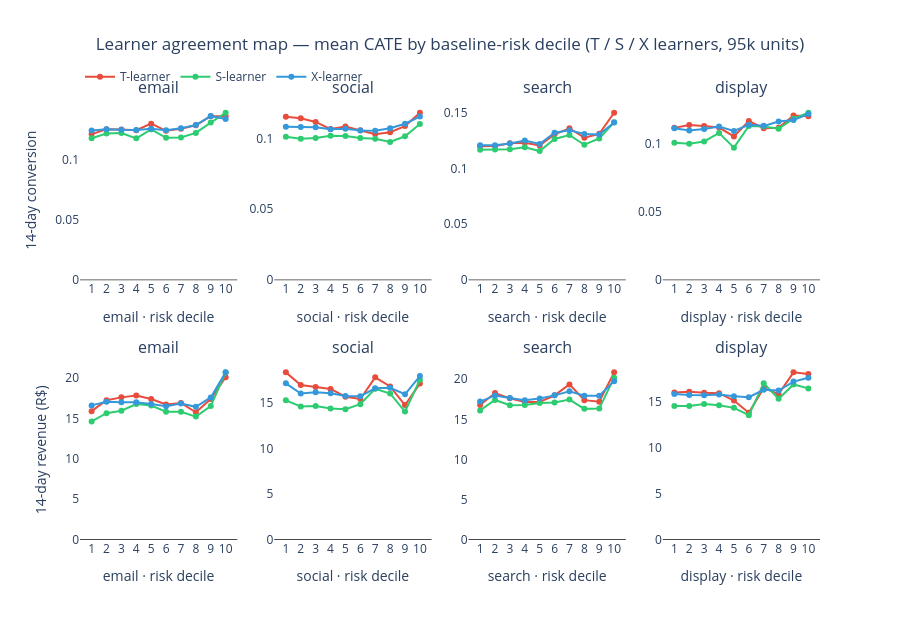

Here is the notebook cell this chart was saved with:
### Code cell
from src.causal.cate import render_agreement_map, render_cate_by_channel

fig, map_path = render_agreement_map(cate, agreement, cfg, FIGURES)
fig.show()
print("saved ->", map_path)

### Figure 1 — Plotly figure (JSON) as saved in the notebook; plotly's stock layout.template omitted (floating-point values rounded to 4 significant figures)
{"data": [{"hovertemplate": "email/erted_14d<br>T-learner<br>decile %{x} -> %{y:.4f}<extra></extra>", "legendgroup": "t", "line": {"color": "#e74c3c", "width": 2}, "marker": {"size": 6}, "mode": "lines+markers", "name": "T-learner", "showlegend": true, "type": "scatter", "x": [1, 2, 3, 4, 5, 6, 7, 8, 9, 10], "xaxis": "x", "y": [0.1209, 0.1249, 0.1246, 0.1242, 0.1296, 0.1236, 0.1252, 0.1283, 0.1358, 0.1356], "yaxis": "y"}, {"hovertemplate": "email/erted_14d<br>S-learner<br>decile %{x} -> %{y:.4f}<extra></extra>", "legendgroup": "s", "line": {"color": "#2ecc71", "width": 2}, "marker": {"size": 6}, "mode": "lines+markers", "name": "S-learner", "showlegend": true, "type": "scatter", "x": [1, 2, 3, 4, 5, 6, 7, 8, 9, 10], "xaxis": "x", "y": [0.1174, 0.1214, 0.1218, 0.1174, 0.1249, 0.1179, 0.1182, 0.1219, 0.1304, 0.1386], "yaxis": "y"}, {"hovertemplate": "email/erted_14d<br>X-learner<br>decile %{x} -> %{y:.4f}<extra></extra>", "legendgroup": "x", "line": {"color": "#3498db", "width": 2}, "marker": {"size": 6}, "mode": "lines+markers", "name": "X-learner", "showlegend": true, "type": "scatter", "x": [1, 2, 3, 4, 5, 6, 7, 8, 9, 10], "xaxis": "x", "y": [0.124, 0.1249, 0.1245, 0.1243, 0.1253, 0.1241, 0.1258, 0.1284, 0.1358, 0.1334], "yaxis": "y"}, {"hovertemplate": "social/erted_14d<br>T-learner<br>decile %{x} -> %{y:.4f}<extra></extra>", "legendgroup": "t", "line": {"color": "#e74c3c", "width": 2}, "marker": {"size": 6}, "mode": "lines+markers", "name": "T-learner", "showlegend": false, "type": "scatter", "x": [1, 2, 3, 4, 5, 6, 7, 8, 9, 10], "xaxis": "x2", "y": [0.1154, 0.1143, 0.1117, 0.1067, 0.1085, 0.1058, 0.1031, 0.1045, 0.1088, 0.1182], "yaxis": "y2"}, {"hovertemplate": "social/erted_14d<br>S-learner<br>decile %{x} -> %{y:.4f}<extra></extra>", "legendgroup": "s", "line": {"color": "#2ecc71", "width": 2}, "marker": {"size": 6}, "mode": "lines+markers", "name": "S-learner", "showlegend": false, "type": "scatter", "x": [1, 2, 3, 4, 5, 6, 7, 8, 9, 10], "xaxis": "x2", "y": [0.1013, 0.0999, 0.1003, 0.102, 0.1018, 0.1003, 0.09983, 0.09759, 0.1016, 0.1103], "yaxis": "y2"}, {"hovertemplate": "social/erted_14d<br>X-learner<br>decile %{x} -> %{y:.4f}<extra></extra>", "legendgroup": "x", "line": {"color": "#3498db", "width": 2}, "marker": {"size": 6}, "mode": "lines+markers", "name": "X-learner", "showlegend": false, "type": "scatter", "x": [1, 2, 3, 4, 5, 6, 7, 8, 9, 10], "xaxis": "x2", "y": [0.1084, 0.1082, 0.1079, 0.1065, 0.1069, 0.1058, 0.1055, 0.1073, 0.1104, 0.1155], "yaxis": "y2"}, {"hovertemplate": "search/erted_14d<br>T-learner<br>decile %{x} -> %{y:.4f}<extra></extra>", "legendgroup": "t", "line": {"color": "#e74c3c", "width": 2}, "marker": {"size": 6}, "mode": "lines+markers", "name": "T-learner", "showlegend": false, "type": "scatter", "x": [1, 2, 3, 4, 5, 6, 7, 8, 9, 10], "xaxis": "x3", "y": [0.1198, 0.1199, 0.1225, 0.1228, 0.1205, 0.1305, 0.1359, 0.1274, 0.1309, 0.1498], "yaxis": "y3"}, {"hovertemplate": "search/erted_14d<br>S-learner<br>decile %{x} -> %{y:.4f}<extra></extra>", "legendgroup": "s", "line": {"color": "#2ecc71", "width": 2}, "marker": {"size": 6}, "mode": "lines+markers", "name": "S-learner", "showlegend": false, "type": "scatter", "x": [1, 2, 3, 4, 5, 6, 7, 8, 9, 10], "xaxis": "x3", "y": [0.1166, 0.1169, 0.1172, 0.1189, 0.1155, 0.1262, 0.1298, 0.1211, 0.1267, 0.1412], "yaxis": "y3"}, {"hovertemplate": "search/erted_14d<br>X-learner<br>decile %{x} -> %{y:.4f}<extra></extra>", "legendgroup": "x", "line": {"color": "#3498db", "width": 2}, "marker": {"size": 6}, "mode": "lines+markers", "name": "X-learner", "showlegend": false, "type": "scatter", "x": [1, 2, 3, 4, 5, 6, 7, 8, 9, 10], "xaxis": "x3", "y": [0.1206, 0.1207, 0.1222, 0.1249, 0.1218, 0.1319, 0.134, 0.1307, 0.1302, 0.1411], "yaxis": "y3"}, {"hovertemplate": "display/erted_14d<br>T-learner<br>decile %{x} -> %{y:.4f}<extra></extra>", "legendgroup": "t", "line": {"color": "#e74c3c", "width": 2}, "marker": {"size": 6}, "mode": "lines+markers", "name": "T-learner", "showlegend": false, "type": "scatter", "x": [1, 2, 3, 4, 5, 6, 7, 8, 9, 10], "xaxis": "x4", "y": [0.1116, 0.1136, 0.113, 0.1118, 0.1053, 0.1166, 0.1113, 0.1117, 0.1207, 0.1201], "yaxis": "y4"}, {"hovertemplate": "display/erted_14d<br>S-learner<br>decile %{x} -> %{y:.4f}<extra></extra>", "legendgroup": "s", "line": {"color": "#2ecc71", "width": 2}, "marker": {"size": 6}, "mode": "lines+markers", "name": "S-learner", "showlegend": false, "type": "scatter", "x": [1, 2, 3, 4, 5, 6, 7, 8, 9, 10], "xaxis": "x4", "y": [0.1006, 0.09987, 0.1016, 0.1079, 0.09708, 0.113, 0.1127, 0.111, 0.1184, 0.1227], "yaxis": "y4"}, {"hovertemplate": "display/erted_14d<br>X-learner<br>decile %{x} -> %{y:.4f}<extra></extra>", "legendgroup": "x", "line": {"color": "#3498db", "width": 2}, "marker": {"size": 6}, "mode": "lines+markers", "name": "X-learner", "showlegend": false, "type": "scatter", "x": [1, 2, 3, 4, 5, 6, 7, 8, 9, 10], "xaxis": "x4", "y": [0.1113, 0.1096, 0.1107, 0.1126, 0.1093, 0.1138, 0.1131, 0.1163, 0.1173, 0.1218], "yaxis": "y4"}, {"hovertemplate": "email/venue_14d<br>T-learner<br>decile %{x} -> %{y:.4f}<extra></extra>", "legendgroup": "t", "line": {"color": "#e74c3c", "width": 2}, "marker": {"size": 6}, "mode": "lines+markers", "name": "T-learner", "showlegend": false, "type": "scatter", "x": [1, 2, 3, 4, 5, 6, 7, 8, 9, 10], "xaxis": "x5", "y": [15.89, 17.23, 17.59, 17.82, 17.39, 16.71, 16.89, 15.73, 17.38, 20.09], "yaxis": "y5"}, {"hovertemplate": "email/venue_14d<br>S-learner<br>decile %{x} -> %{y:.4f}<extra></extra>", "legendgroup": "s", "line": {"color": "#2ecc71", "width": 2}, "marker": {"size": 6}, "mode": "lines+markers", "name": "S-learner", "showlegend": false, "type": "scatter", "x": [1, 2, 3, 4, 5, 6, 7, 8, 9, 10], "xaxis": "x5", "y": [14.61, 15.64, 15.94, 16.77, 16.58, 15.83, 15.81, 15.21, 16.51, 20.67], "yaxis": "y5"}, {"hovertemplate": "email/venue_14d<br>X-learner<br>decile %{x} -> %{y:.4f}<extra></extra>", "legendgroup": "x", "line": {"color": "#3498db", "width": 2}, "marker": {"size": 6}, "mode": "lines+markers", "name": "X-learner", "showlegend": false, "type": "scatter", "x": [1, 2, 3, 4, 5, 6, 7, 8, 9, 10], "xaxis": "x5", "y": [16.6, 17.04, 17.0, 17.0, 16.76, 16.49, 16.82, 16.42, 17.58, 20.68], "yaxis": "y5"}, {"hovertemplate": "social/venue_14d<br>T-learner<br>decile %{x} -> %{y:.4f}<extra></extra>", "legendgroup": "t", "line": {"color": "#e74c3c", "width": 2}, "marker": {"size": 6}, "mode": "lines+markers", "name": "T-learner", "showlegend": false, "type": "scatter", "x": [1, 2, 3, 4, 5, 6, 7, 8, 9, 10], "xaxis": "x6", "y": [18.35, 16.97, 16.74, 16.54, 15.68, 15.42, 17.8, 16.81, 14.76, 17.12], "yaxis": "y6"}, {"hovertemplate": "social/venue_14d<br>S-learner<br>decile %{x} -> %{y:.4f}<extra></extra>", "legendgroup": "s", "line": {"color": "#2ecc71", "width": 2}, "marker": {"size": 6}, "mode": "lines+markers", "name": "S-learner", "showlegend": false, "type": "scatter", "x": [1, 2, 3, 4, 5, 6, 7, 8, 9, 10], "xaxis": "x6", "y": [15.29, 14.6, 14.66, 14.39, 14.31, 14.86, 16.56, 16.03, 14.04, 17.54], "yaxis": "y6"}, {"hovertemplate": "social/venue_14d<br>X-learner<br>decile %{x} -> %{y:.4f}<extra></extra>", "legendgroup": "x", "line": {"color": "#3498db", "width": 2}, "marker": {"size": 6}, "mode": "lines+markers", "name": "X-learner", "showlegend": false, "type": "scatter", "x": [1, 2, 3, 4, 5, 6, 7, 8, 9, 10], "xaxis": "x6", "y": [17.15, 16.04, 16.18, 16.06, 15.76, 15.74, 16.6, 16.66, 15.95, 17.95], "yaxis": "y6"}, {"hovertemplate": "search/venue_14d<br>T-learner<br>decile %{x} -> %{y:.4f}<extra></extra>", "legendgroup": "t", "line": {"color": "#e74c3c", "width": 2}, "marker": {"size": 6}, "mode": "lines+markers", "name": "T-learner", "showlegend": false, "type": "scatter", "x": [1, 2, 3, 4, 5, 6, 7, 8, 9, 10], "xaxis": "x7", "y": [16.8, 18.28, 17.62, 17.16, 17.16, 17.99, 19.36, 17.39, 17.2, 20.86], "yaxis": "y7"}, {"hovertemplate": "search/venue_14d<br>S-learner<br>decile %{x} -> %{y:.4f}<extra></extra>", "legendgroup": "s", "line": {"color": "#2ecc71", "width": 2}, "marker": {"size": 6}, "mode": "lines+markers", "name": "S-learner", "showlegend": false, "type": "scatter", "x": [1, 2, 3, 4, 5, 6, 7, 8, 9, 10], "xaxis": "x7", "y": [16.11, 17.41, 16.75, 16.79, 17.03, 17.1, 17.46, 16.3, 16.34, 20.19], "yaxis": "y7"}, {"hovertemplate": "search/venue_14d<br>X-learner<br>decile %{x} -> %{y:.4f}<extra></extra>", "legendgroup": "x", "line": {"color": "#3498db", "width": 2}, "marker": {"size": 6}, "mode": "lines+markers", "name": "X-learner", "showlegend": false, "type": "scatter", "x": [1, 2, 3, 4, 5, 6, 7, 8, 9, 10], "xaxis": "x7", "y": [17.21, 17.98, 17.67, 17.38, 17.59, 17.99, 18.5, 17.94, 17.95, 19.76], "yaxis": "y7"}, {"hovertemplate": "display/venue_14d<br>T-learner<br>decile %{x} -> %{y:.4f}<extra></extra>", "legendgroup": "t", "line": {"color": "#e74c3c", "width": 2}, "marker": {"size": 6}, "mode": "lines+markers", "name": "T-learner", "showlegend": false, "type": "scatter", "x": [1, 2, 3, 4, 5, 6, 7, 8, 9, 10], "xaxis": "x8", "y": [16.04, 16.12, 16.01, 15.96, 15.15, 13.82, 16.53, 15.86, 18.23, 18.05], "yaxis": "y8"}, {"hovertemplate": "display/venue_14d<br>S-learner<br>decile %{x} -> %{y:.4f}<extra></extra>", "legendgroup": "s", "line": {"color": "#2ecc71", "width": 2}, "marker": {"size": 6}, "mode": "lines+markers", "name": "S-learner", "showlegend": false, "type": "scatter", "x": [1, 2, 3, 4, 5, 6, 7, 8, 9, 10], "xaxis": "x8", "y": [14.56, 14.56, 14.77, 14.65, 14.36, 13.55, 17.03, 15.35, 16.91, 16.48], "yaxis": "y8"}, {"hovertemplate": "display/venue_14d<br>X-learner<br>decile %{x} -> %{y:.4f}<extra></extra>", "legendgroup": "x", "line": {"color": "#3498db", "width": 2}, "marker": {"size": 6}, "mode": "lines+markers", "name": "X-learner", "showlegend": false, "type": "scatter", "x": [1, 2, 3, 4, 5, 6, 7, 8, 9, 10], "xaxis": "x8", "y": [15.87, 15.75, 15.73, 15.82, 15.62, 15.52, 16.33, 16.24, 17.22, 17.64], "yaxis": "y8"}], "layout": {"annotations": [{"font": {"size": 16}, "showarrow": false, "text": "email", "x": 0.1062, "xanchor": "center", "xref": "paper", "y": 1.0, "yanchor": "bottom", "yref": "paper"}, {"font": {"size": 16}, "showarrow": false, "text": "social", "x": 0.3688, "xanchor": "center", "xref": "paper", "y": 1.0, "yanchor": "bottom", "yref": "paper"}, {"font": {"size": 16}, "showarrow": false, "text": "search", "x": 0.6313, "xanchor": "center", "xref": "paper", "y": 1.0, "yanchor": "bottom", "yref": "paper"}, {"font": {"size": 16}, "showarrow": false, "text": "display", "x": 0.8938, "xanchor": "center", "xref": "paper", "y": 1.0, "yanchor": "bottom", "yref": "paper"}, {"font": {"size": 16}, "showarrow": false, "text": "email", "x": 0.1062, "xanchor": "center", "xref": "paper", "y": 0.41, "yanchor": "bottom", "yref": "paper"}, {"font": {"size": 16}, "showarrow": false, "text": "social", "x": 0.3688, "xanchor": "center", "xref": "paper", "y": 0.41, "yanchor": "bottom", "yref": "paper"}, {"font": {"size": 16}, "showarrow": false, "text": "search", "x": 0.6313, "xanchor": "center", "xref": "paper", "y": 0.41, "yanchor": "bottom", "yref": "paper"}, {"font": {"size": 16}, "showarrow": false, "text": "display", "x": 0.8938, "xanchor": "center", "xref": "paper", "y": 0.41, "yanchor": "bottom", "yref": "paper"}], "height": 620, "legend": {"orientation": "h", "y": 1.02, "yanchor": "bottom"}, "plot_bgcolor": "white", "shapes": [{"line": {"color": "black", "width": 0.8}, "type": "line", "x0": 0, "x1": 1, "xref": "x domain", "y0": 0, "y1": 0, "yref": "y"}, {"line": {"color": "black", "width": 0.8}, "type": "line", "x0": 0, "x1": 1, "xref": "x2 domain", "y0": 0, "y1": 0, "yref": "y2"}, {"line": {"color": "black", "width": 0.8}, "type": "line", "x0": 0, "x1": 1, "xref": "x3 domain", "y0": 0, "y1": 0, "yref": "y3"}, {"line": {"color": "black", "width": 0.8}, "type": "line", "x0": 0, "x1": 1, "xref": "x4 domain", "y0": 0, "y1": 0, "yref": "y4"}, {"line": {"color": "black", "width": 0.8}, "type": "line", "x0": 0, "x1": 1, "xref": "x5 domain", "y0": 0, "y1": 0, "yref": "y5"}, {"line": {"color": "black", "width": 0.8}, "type": "line", "x0": 0, "x1": 1, "xref": "x6 domain", "y0": 0, "y1": 0, "yref": "y6"}, {"line": {"color": "black", "width": 0.8}, "type": "line", "x0": 0, "x1": 1, "xref": "x7 domain", "y0": 0, "y1": 0, "yref": "y7"}, {"line": {"color": "black", "width": 0.8}, "type": "line", "x0": 0, "x1": 1, "xref": "x8 domain", "y0": 0, "y1": 0, "yref": "y8"}], "title": {"text": "Learner agreement map — mean CATE by baseline-risk decile (T / S / X learners, 95k units)", "x": 0.5}, "xaxis": {"anchor": "y", "domain": [0.0, 0.2125], "tickvals": [1, 2, 3, 4, 5, 6, 7, 8, 9, 10], "title": {"text": "email · risk decile"}}, "xaxis2": {"anchor": "y2", "domain": [0.2625, 0.475], "tickvals": [1, 2, 3, 4, 5, 6, 7, 8, 9, 10], "title": {"text": "social · risk decile"}}, "xaxis3": {"anchor": "y3", "domain": [0.525, 0.7375], "tickvals": [1, 2, 3, 4, 5, 6, 7, 8, 9, 10], "title": {"text": "search · risk decile"}}, "xaxis4": {"anchor": "y4", "domain": [0.7875, 1.0], "tickvals": [1, 2, 3, 4, 5, 6, 7, 8, 9, 10], "title": {"text": "display · risk decile"}}, "xaxis5": {"anchor": "y5", "domain": [0.0, 0.2125], "tickvals": [1, 2, 3, 4, 5, 6, 7, 8, 9, 10], "title": {"text": "email · risk decile"}}, "xaxis6": {"anchor": "y6", "domain": [0.2625, 0.475], "tickvals": [1, 2, 3, 4, 5, 6, 7, 8, 9, 10], "title": {"text": "social · risk decile"}}, "xaxis7": {"anchor": "y7", "domain": [0.525, 0.7375], "tickvals": [1, 2, 3, 4, 5, 6, 7, 8, 9, 10], "title": {"text": "search · risk decile"}}, "xaxis8": {"anchor": "y8", "domain": [0.7875, 1.0], "tickvals": [1, 2, 3, 4, 5, 6, 7, 8, 9, 10], "title": {"text": "display · risk decile"}}, "yaxis": {"anchor": "x", "domain": [0.59, 1.0], "title": {"text": "14-day conversion"}}, "yaxis2": {"anchor": "x2", "domain": [0.59, 1.0]}, "yaxis3": {"anchor": "x3", "domain": [0.59, 1.0]}, "yaxis4": {"anchor": "x4", "domain": [0.59, 1.0]}, "yaxis5": {"anchor": "x5", "domain": [0.0, 0.41], "title": {"text": "14-day revenue (R$)"}}, "yaxis6": {"anchor": "x6", "domain": [0.0, 0.41]}, "yaxis7": {"anchor": "x7", "domain": [0.0, 0.41]}, "yaxis8": {"anchor": "x8", "domain": [0.0, 0.41]}}}
